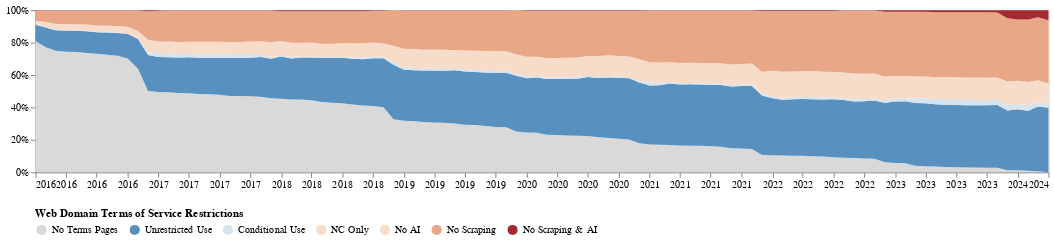

Notebook code for this chart:
### Markdown cell above
## Plot Temporal ToS Area Chart

### Code cell
ORDERED_STATUSES = [
    "No Terms Pages", "Unrestricted Use", "Conditional Use", "NC Only", "No AI", "No Scraping", "No Scraping & AI"
]

STATUS_COLORS = {
    "No Terms Pages": "#d9d9d9",
    "Unrestricted Use": "#5891bf",
    "Conditional Use": "#d5e4ef",
    "NC Only": "#f7dcca",
    "No AI": "#f7dcca",
    "No Scraping": "#e8a888",
    "No Scraping & AI": "#a32a31"
}

# 'No Terms Pages' 'Unrestricted Use' 'No Scraping + NC Only'
#  'Conditional Use' 'NC Only' 'No Scraping' 'No Scraping & AI + NC Only'
#  'No Scraping & AI' 'No AI']


df = tos_summary_df.copy()
# print(df["status"].unique())


chart_tos = robots_util.plot_temporal_area_map_altair(
    df,
    period_col="period",
    status_col="status",
    val_col="tokens",  # "count" / "tokens"
    title="",
    ordered_statuses=ORDERED_STATUSES,
    status_colors=STATUS_COLORS,
    configure=False,
    legend_title="Web Domain Terms of Service Restrictions",
    **PLOT_KWARGS
)

chart_tos.save(
    "TOS_%s.png" % (ANALYSIS_TYPE),
    ppi=300
)

chart_tos

### Figure 1 — Vega-Lite specification as saved in the notebook (floating-point values rounded to 4 significant figures; data arrays with more than 128 entries replaced by an {"elided": "..."} marker saying what was removed)
{"config": {"title": {"font": "Times New Roman"}, "axis": {"labelFont": "Times New Roman", "titleFont": "Times New Roman"}, "header": {"labelFont": "Times New Roman", "titleFont": "Times New Roman"}, "legend": {"labelFont": "Times New Roman", "titleFont": "Times New Roman"}, "text": {"font": "Times New Roman"}}, "layer": [{"data": {"name": "data-0fa69157bf483910b87c2a7e4c932736"}, "mark": {"type": "area"}, "encoding": {"color": {"field": "status", "legend": {"orient": "bottom", "titleLimit": 0}, "scale": {"domain": ["No Terms Pages", "Unrestricted Use", "Conditional Use", "NC Only", "No AI", "No Scraping", "No Scraping & AI"], "range": ["#d9d9d9", "#5891bf", "#d5e4ef", "#f7dcca", "#f7dcca", "#e8a888", "#a32a31"]}, "title": "Web Domain Terms of Service Restrictions", "type": "nominal"}, "order": {"field": "order", "type": "quantitative"}, "x": {"axis": {"format": "%Y", "title": ""}, "field": "period", "type": "temporal"}, "y": {"axis": {"format": "%", "title": ""}, "field": "percentage", "scale": {"domain": [0, 1]}, "type": "quantitative"}}}, {"data": {"name": "data-4f53cda18c2baa0c0354bb5f9a3ecbe5"}, "mark": {"type": "rule", "color": "black"}, "encoding": {"x": {"field": "period", "type": "temporal"}, "y": {"value": -20}, "y2": {"value": 160}}}, {"data": {"name": "data-4f53cda18c2baa0c0354bb5f9a3ecbe5"}, "mark": {"type": "point", "color": "black"}, "encoding": {"x": {"field": "period", "type": "temporal"}, "y": {"value": -20}}}, {"data": {"name": "data-4f53cda18c2baa0c0354bb5f9a3ecbe5"}, "mark": {"type": "text", "align": "left", "baseline": "middle", "color": "black", "dx": 10, "dy": 0, "fontSize": 14}, "encoding": {"text": {"field": "label", "type": "nominal"}, "x": {"field": "period", "type": "temporal"}, "y": {"value": -20}}}], "height": 160, "title": "", "width": 1000, "$schema": "https://vega.github.io/schema/vega-lite/v5.17.0.json", "datasets": {"data-0fa69157bf483910b87c2a7e4c932736": {"elided": "700 records"}, "data-4f53cda18c2baa0c0354bb5f9a3ecbe5": []}}
